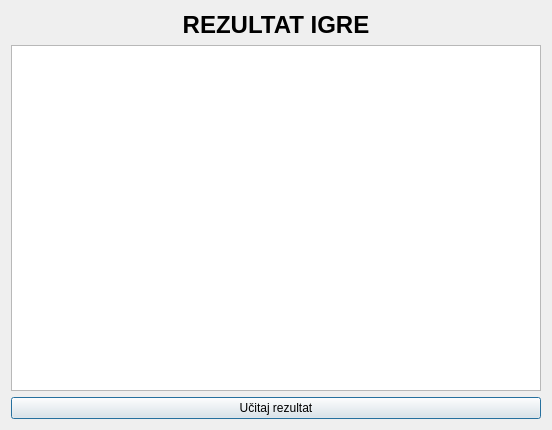
<?xml version="1.0" encoding="UTF-8"?>
<ui version="4.0">
 <class>Prosle_igre</class>
 <widget class="QDialog" name="Prosle_igre">
  <property name="geometry">
   <rect>
    <x>0</x>
    <y>0</y>
    <width>552</width>
    <height>430</height>
   </rect>
  </property>
  <property name="windowTitle">
   <string>Dialog</string>
  </property>
  <layout class="QGridLayout" name="gridLayout">
   <item row="0" column="0">
    <layout class="QVBoxLayout" name="verticalLayout">
     <item>
      <widget class="QLabel" name="label">
       <property name="text">
        <string>&lt;html&gt;&lt;head/&gt;&lt;body&gt;&lt;h1 align=&quot;center&quot; style=&quot; margin-top:18px; margin-bottom:12px; margin-left:0px; margin-right:0px; -qt-block-indent:0; text-indent:0px;&quot;&gt;&lt;span style=&quot; font-size:xx-large; font-weight:700;&quot;&gt;REZULTAT IGRE&lt;/span&gt;&lt;/h1&gt;&lt;/body&gt;&lt;/html&gt;</string>
       </property>
      </widget>
     </item>
     <item>
      <widget class="QPlainTextEdit" name="plainTextEdit"/>
     </item>
    </layout>
   </item>
   <item row="1" column="0">
    <widget class="QPushButton" name="pushButton_load">
     <property name="text">
      <string>Učitaj rezultat</string>
     </property>
    </widget>
   </item>
  </layout>
 </widget>
 <resources/>
 <connections/>
</ui>
